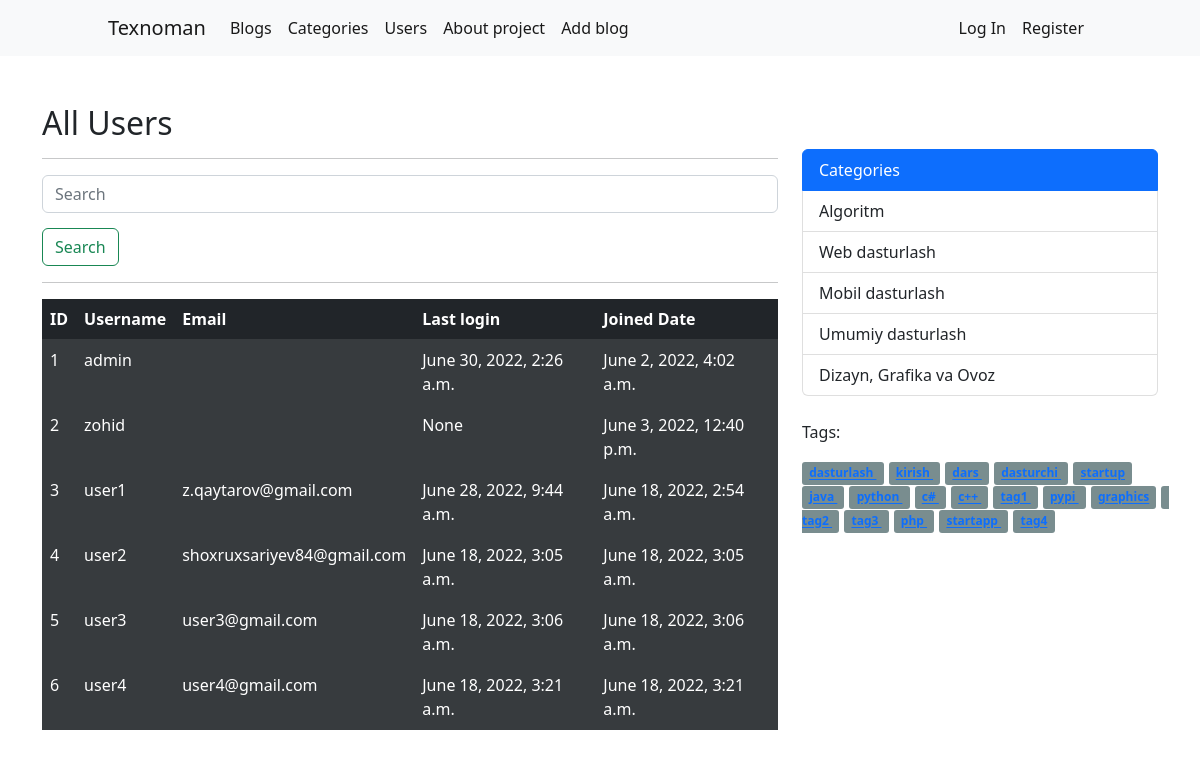
/users/, run on the app's committed database.
### blogapp/models.py (models this page shows, shortened)
class Category(models.Model):
    name = models.CharField(max_length=50)
    slug = models.SlugField(max_length=50, unique=True)
    created_at = models.DateTimeField(auto_now_add=True)
    content = models.TextField()
    image = models.ImageField(upload_to="category/%Y/%m/%d/")
    blog_count = models.IntegerField(default=0)
    user = models.ManyToManyField(User)
    class Meta:
        verbose_name = "Category"
        verbose_name_plural = "Categories"

class Tag(models.Model):
    name = models.CharField(max_length=50)
    slug = models.SlugField(max_length=50, unique=True)

### userapp/views.py (the view)
# urls.py: path('users/', include('userapp.urls')),
def users(request):
    users = User.objects.all()
    username = request.GET.get('search')
    if username:
        users = User.objects.filter(username__icontains=username)
    context = {
        'users': users,
    }
    return render(request, "userapp/users.html", context)

### blogapp/context_processors.py (called while the page is built)
def categories(request):
    return { 'categories': Category.objects.all() }

def tags(request):
    return { 'tags': Tag.objects.all() }

### userapp/templates/userapp/users.html
{% extends 'base.html' %}
{% block content %}
<h2> All Users </h2>
<hr>
<form method="get">
    <input class="form-control me-2" type="search" placeholder="Search" aria-label="Search" name="search" type="text">
    <button style="margin-top: 2%" class="btn btn-outline-success" type="submit"> Search </button>
</form>
<hr>
<table class="table table-dark">
  <thead>
  <th> ID </th>
  <th> Username </th>
  <th> Email </th>
  <th> Last login </th>
  <th> Joined Date </th>
  </thead>
  <tbody>
  {% for user in users %}
    <tr class="table-active">
        <td>{{user.id}}</td>
        <td>{{user.username}}</td>
        <td>{{user.email}}</td>
        <td>{{user.last_login}}</td>
        <td>{{user.date_joined}}</td>
    </tr>
  {% endfor %}
  </tbody>
</table>
{% endblock %}

### templates/inc/_sidebar.html
<div class="list-group">
  <a href="#" class="list-group-item list-group-item-action active" aria-current="true">
    Categories
  </a>
  {% for cat in categories %}
  <a href="{% url 'category_blog' cat.slug %}" class="list-group-item list-group-item-action">{{cat.name}}</a>
  {% endfor %}
</div>
<br>
<p> Tags: </p>
{% for tag in tags %}
<span class="sidebar_tags">
  <a href="{% url 'tag_blog' tag.slug %}">{{tag.name}} </a>
  </span>
{% endfor %}

### static/css/main.css (style rules this page uses)
.list-group { margin-top: 2.8rem; }
.sidebar_tags { margin-right: 5px; padding: 0.2em 0.6em 0.3em; background-color: #798d8f; font-weight: bold; color: #ffffff; border-radius: 0.25em; font-size: 75%; text-decoration: none; }

### data on the page
Category: name "Algoritm"
Category: name "Web dasturlash"
Category: name "Mobil dasturlash"
Category: name "Umumiy dasturlash"
Category: name "Dizayn, Grafika va Ovoz"
Tag: name "dasturlash"
Tag: name "kirish"
Tag: name "dars"
Tag: name "dasturchi"
Tag: name "startup"
Tag: name "java"
Tag: name "python"
Tag: name "c#"
Tag: name "c++"
Tag: name "tag1"
Tag: name "pypi"
Tag: name "graphics"
Tag: name "tag2"
Tag: name "tag3"
Tag: name "php"
Tag: name "startapp"
Tag: name "tag4"

### other printed values
{{ user.id }} "1"
{{ user.username }} "admin"
{{ user.last_login }} "June 30, 2022, 2:26 a.m."
{{ user.date_joined }} "June 2, 2022, 4:02 a.m."
{{ user.id }} "2"
{{ user.username }} "zohid"
{{ user.last_login }} "None"
{{ user.date_joined }} "June 3, 2022, 12:40 p.m."
{{ user.id }} "3"
{{ user.username }} "user1"
{{ user.email }} "z.qaytarov@gmail.com"
{{ user.last_login }} "June 28, 2022, 9:44 a.m."
{{ user.date_joined }} "June 18, 2022, 2:54 a.m."
{{ user.id }} "4"
{{ user.username }} "user2"
